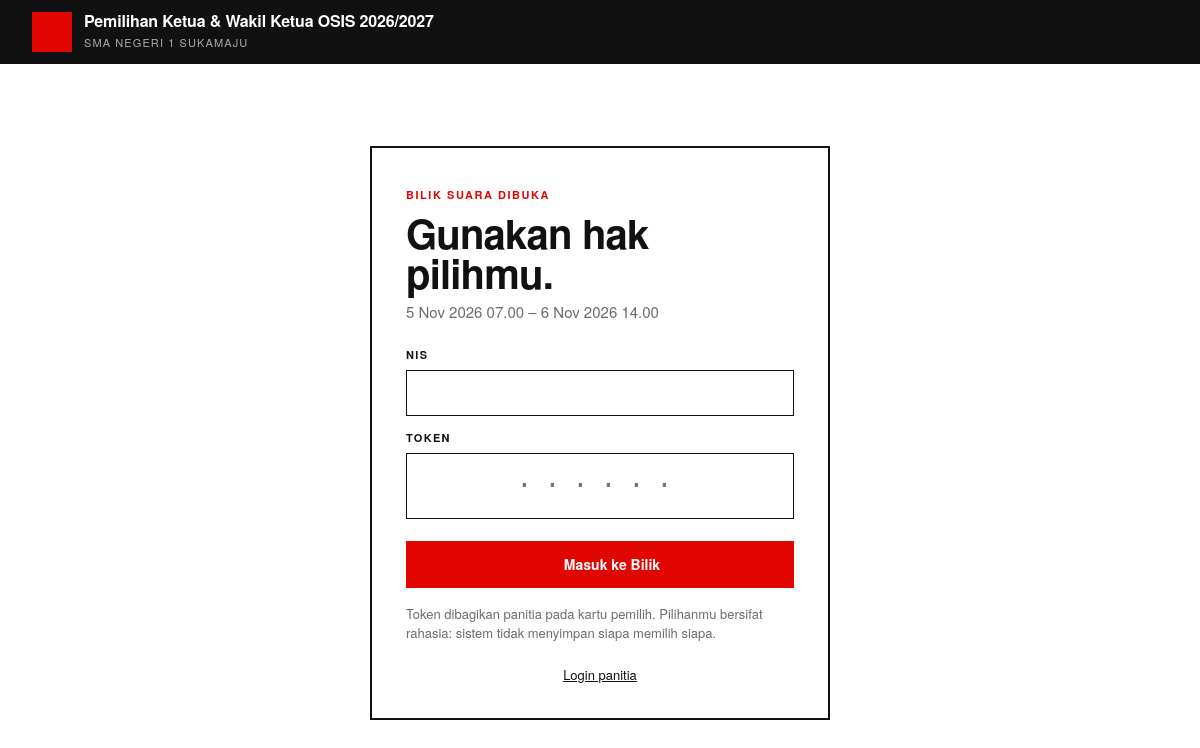
The page / on the database its author committed.
### tables this page shows
CREATE TABLE pemilihan (
  id INT AUTO_INCREMENT PRIMARY KEY,
  judul VARCHAR(150) NOT NULL,
  mulai DATETIME NOT NULL,
  selesai DATETIME NOT NULL,
  aktif TINYINT(1) NOT NULL DEFAULT 0
);

CREATE TABLE pengaturan (
  id INT PRIMARY KEY,
  nama_instansi VARCHAR(120) NOT NULL,
  hasil_publik TINYINT(1) NOT NULL DEFAULT 0    
);

### index.php (called while the page is built, shortened)
<?php
require __DIR__ . '/includes/bootstrap.php';
$routes = [
    'bilik'        => 'pages/bilik/index.php',
    'bilik.pilih'  => 'pages/bilik/pilih.php',
    'bilik.keluar' => 'pages/bilik/keluar.php',
    'hasil'        => 'pages/bilik/hasil.php',
    'login'        => 'pages/admin/login.php',
    'logout'       => 'pages/admin/logout.php',
    'dashboard'    => 'pages/admin/dashboard.php',
    'kandidat'     => 'pages/admin/kandidat.php',
    'pemilih'      => 'pages/admin/pemilih.php',
    'kartu'        => 'pages/admin/kartu.php',
    'rekap'        => 'pages/admin/rekap.php',
    'pengaturan'   => 'pages/admin/pengaturan.php',
];
$page = $_GET['page'] ?? 'bilik';
require __DIR__ . '/' . $routes[$page];

### pages/bilik/index.php (the view, shortened to what this page needs)
<?php
$p = pemilihan_aktif();
$status = $p ? status_pemilihan($p) : 'tidak-ada';
require __DIR__ . '/../../includes/booth_header.php';
if (!pemilih()): ?>
    <form method="post" class="booth-login">
        <span class="label" style="color:var(--red)"><?= $status === 'buka' ? 'Bilik suara dibuka' : ($status === 'belum' ? 'Belum dibuka' : 'Pemilihan ditutup') ?></span>
        <h1 style="margin-top:8px">Gunakan hak pilihmu.</h1>
        <?php if ($p): ?><p class="muted" style="margin:0 0 24px"><?= tgl($p['mulai']) ?> <?= jam($p['mulai']) ?> – <?= tgl($p['selesai']) ?> <?= jam($p['selesai']) ?></p><?php endif; ?>
        <?php if ($status === 'buka'): ?>
            <div style="margin-bottom:14px"><label>NIS</label><input type="text" name="nis" inputmode="numeric" required autofocus autocomplete="off"></div>
            <div style="margin-bottom:22px"><label>Token</label><input type="text" name="token" class="token-input" maxlength="6" required autocomplete="off" placeholder="······"></div>
            <button class="btn btn-red btn-block"><?= icon('lock', 16) ?> Masuk ke Bilik</button>
            <p class="muted" style="font-size:13px;margin:16px 0 0">Token dibagikan panitia pada kartu pemilih. Pilihanmu bersifat rahasia: sistem tidak menyimpan siapa memilih siapa.</p>
        <?php elseif ($status === 'tutup' && setting()['hasil_publik']): ?>
            <a class="btn btn-black btn-block" href="<?= url('hasil') ?>"><?= icon('trophy', 16) ?> Lihat Hasil Pemilihan</a>
        <?php endif; ?>
        <p style="text-align:center;margin:22px 0 0;font-size:13px"><a href="<?= url('login') ?>">Login panitia</a></p>
    </form>
<?php endif;
require __DIR__ . '/../../includes/booth_footer.php';

### includes/booth_header.php (shortened to what this page needs)
<?php $flash = flash(); $p = pemilihan_aktif(); ?>
<!DOCTYPE html>
<html lang="id">
<head>
    <title><?= e($title ?? 'Bilik Suara') ?> · <?= e(setting()['nama_instansi']) ?></title>
    <link rel="stylesheet" href="assets/css/style.css">
</head>
<body>
<header class="booth-top">
    <div class="top-inner">
        <div class="logo"><span class="sq"><?= icon('vote', 22) ?></span><div><strong><?= e($p['judul'] ?? 'E-Voting') ?></strong><small><?= e(setting()['nama_instansi']) ?></small></div></div>
    </div>
</header>
<main class="booth">

### assets/css/style.css (style rules this page uses)
:root { --white: #ffffff; --paper: #f5f5f3; --ink: #111111; --gray: #6b6b6b; --line: #111111; --hair: #dcdcd8; --red: #e10600; --red-soft: #fdecea; --green: #127a3e; --green-soft: #e7f5ec; --font: "Helvetica Neue", Helvetica, Arial, "Segoe UI", system-ui, sans-serif; }
* { box-sizing: border-box; }
body { margin: 0; background: var(--white); color: var(--ink); font: 15px/1.5 var(--font); }
a { color: var(--ink); }
.muted { color: var(--gray); }
h1, h2, h3 { margin: 0; font-weight: 800; letter-spacing: -.02em; }
.label { font-size: 11px; font-weight: 700; letter-spacing: .14em; text-transform: uppercase; }
.top-inner { max-width: 1320px; margin: 0 auto; padding: 0 32px; display: flex; align-items: stretch; gap: 0; min-height: 72px; }
.logo { display: flex; align-items: center; gap: 12px; padding-right: 26px; border-right: 1px solid var(--hair); }
.logo .sq { width: 40px; height: 40px; background: var(--red); color: #fff; display: grid; place-items: center; }
.logo strong { display: block; font-size: 16px; font-weight: 800; letter-spacing: -.01em; line-height: 1.1; }
.logo small { font-size: 11px; color: var(--gray); letter-spacing: .1em; text-transform: uppercase; }
.btn { display: inline-flex; align-items: center; gap: 8px; padding: 11px 18px; border: 2px solid var(--ink); background: var(--white); color: var(--ink); font: inherit; font-weight: 700; font-size: 14px; cursor: pointer; text-decoration: none; white-space: nowrap; }
.btn-red { background: var(--red); border-color: var(--red); color: #fff; }
.btn-block { width: 100%; justify-content: center; }
label { display: block; margin-bottom: 6px; font-size: 11px; font-weight: 700; letter-spacing: .12em; text-transform: uppercase; }
input[type=text], input[type=password], input[type=search], input[type=number], input[type=datetime-local], input[type=file], select, textarea { width: 100%; padding: 11px 12px; border: 1.5px solid var(--ink); border-radius: 0; background: #fff; font: inherit; color: var(--ink); }
.booth-top { background: var(--ink); color: #fff; }
.booth-top .top-inner { min-height: 64px; align-items: center; justify-content: space-between; }
.booth-top .logo { border-right: 0; }
.booth-top .logo small { color: #aaa; }
.booth { max-width: 1240px; margin: 0 auto; padding: 34px 32px 60px; }
.booth-login { max-width: 460px; margin: 6vh auto; border: 2px solid var(--ink); padding: 34px; }
.booth-login h1 { font-size: 40px; line-height: 1; margin-bottom: 8px; }
.token-input { font-family: ui-monospace, Consolas, monospace !important; font-size: 28px !important; letter-spacing: .4em; text-transform: uppercase; text-align: center; }

### rows shown on the page
pemilihan: judul "Pemilihan Ketua & Wakil Ketua OSIS 2026/2027", mulai "5 Nov 2026", mulai "07.00", selesai "6 Nov 2026", selesai "14.00"
pengaturan: nama_instansi "SMA NEGERI 1 SUKAMAJU"
